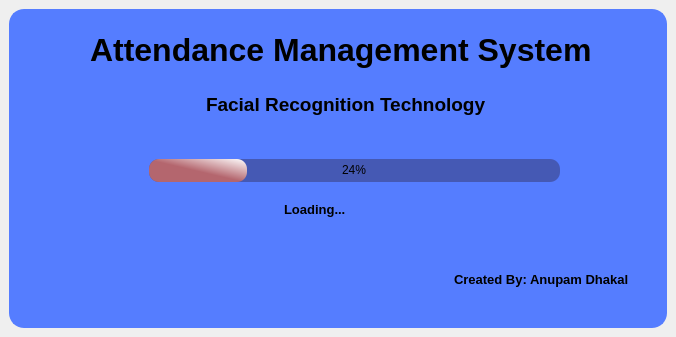
<?xml version="1.0" encoding="UTF-8"?>
<ui version="4.0">
 <class>SplashScreen</class>
 <widget class="QMainWindow" name="SplashScreen">
  <property name="enabled">
   <bool>true</bool>
  </property>
  <property name="geometry">
   <rect>
    <x>0</x>
    <y>0</y>
    <width>676</width>
    <height>337</height>
   </rect>
  </property>
  <property name="windowTitle">
   <string>MainWindow</string>
  </property>
  <widget class="QWidget" name="centralwidget">
   <property name="enabled">
    <bool>true</bool>
   </property>
   <layout class="QVBoxLayout" name="verticalLayout">
    <item>
     <widget class="QFrame" name="frame">
      <property name="styleSheet">
       <string notr="true">QFrame{
	padding: 10px 10px 10px 10px;
	background-color: rgb(85, 125, 255);
	color: black;
	border:2px solid rgb(85, 125, 255);
	border-radius: 15px; 
}</string>
      </property>
      <property name="frameShape">
       <enum>QFrame::StyledPanel</enum>
      </property>
      <property name="frameShadow">
       <enum>QFrame::Raised</enum>
      </property>
      <widget class="QLabel" name="label">
       <property name="geometry">
        <rect>
         <x>60</x>
         <y>10</y>
         <width>561</width>
         <height>61</height>
        </rect>
       </property>
       <property name="font">
        <font>
         <pointsize>24</pointsize>
         <weight>75</weight>
         <bold>true</bold>
        </font>
       </property>
       <property name="text">
        <string>Attendance Management System</string>
       </property>
      </widget>
      <widget class="QLabel" name="label_2">
       <property name="geometry">
        <rect>
         <x>180</x>
         <y>70</y>
         <width>321</width>
         <height>51</height>
        </rect>
       </property>
       <property name="font">
        <font>
         <pointsize>14</pointsize>
         <weight>75</weight>
         <bold>true</bold>
        </font>
       </property>
       <property name="text">
        <string>Facial Recognition Technology</string>
       </property>
      </widget>
      <widget class="QProgressBar" name="progressBar">
       <property name="geometry">
        <rect>
         <x>140</x>
         <y>150</y>
         <width>411</width>
         <height>23</height>
        </rect>
       </property>
       <property name="styleSheet">
        <string notr="true">QProgressBar{

	background-color: rgb(69, 89, 180);
	border-radius: 10px;
	borde-styler: none;
	text-align: center;
}
QProgressBar::chunk{
	border-radius: 10px;
	background-color: qlineargradient(spread:pad, x1:0.483, y1:0.517045, x2:1, y2:0, stop:0 rgba(180, 102, 110, 255), stop:1 rgba(255, 255, 255, 255));
}</string>
       </property>
       <property name="value">
        <number>24</number>
       </property>
      </widget>
      <widget class="QLabel" name="label_description">
       <property name="geometry">
        <rect>
         <x>260</x>
         <y>180</y>
         <width>251</width>
         <height>41</height>
        </rect>
       </property>
       <property name="font">
        <font>
         <pointsize>10</pointsize>
         <weight>75</weight>
         <bold>true</bold>
        </font>
       </property>
       <property name="text">
        <string>Loading...</string>
       </property>
      </widget>
      <widget class="QLabel" name="label_4">
       <property name="geometry">
        <rect>
         <x>430</x>
         <y>250</y>
         <width>211</width>
         <height>41</height>
        </rect>
       </property>
       <property name="font">
        <font>
         <pointsize>10</pointsize>
         <weight>75</weight>
         <bold>true</bold>
        </font>
       </property>
       <property name="text">
        <string>Created By: Anupam Dhakal</string>
       </property>
      </widget>
     </widget>
    </item>
   </layout>
  </widget>
 </widget>
 <resources/>
 <connections/>
</ui>
